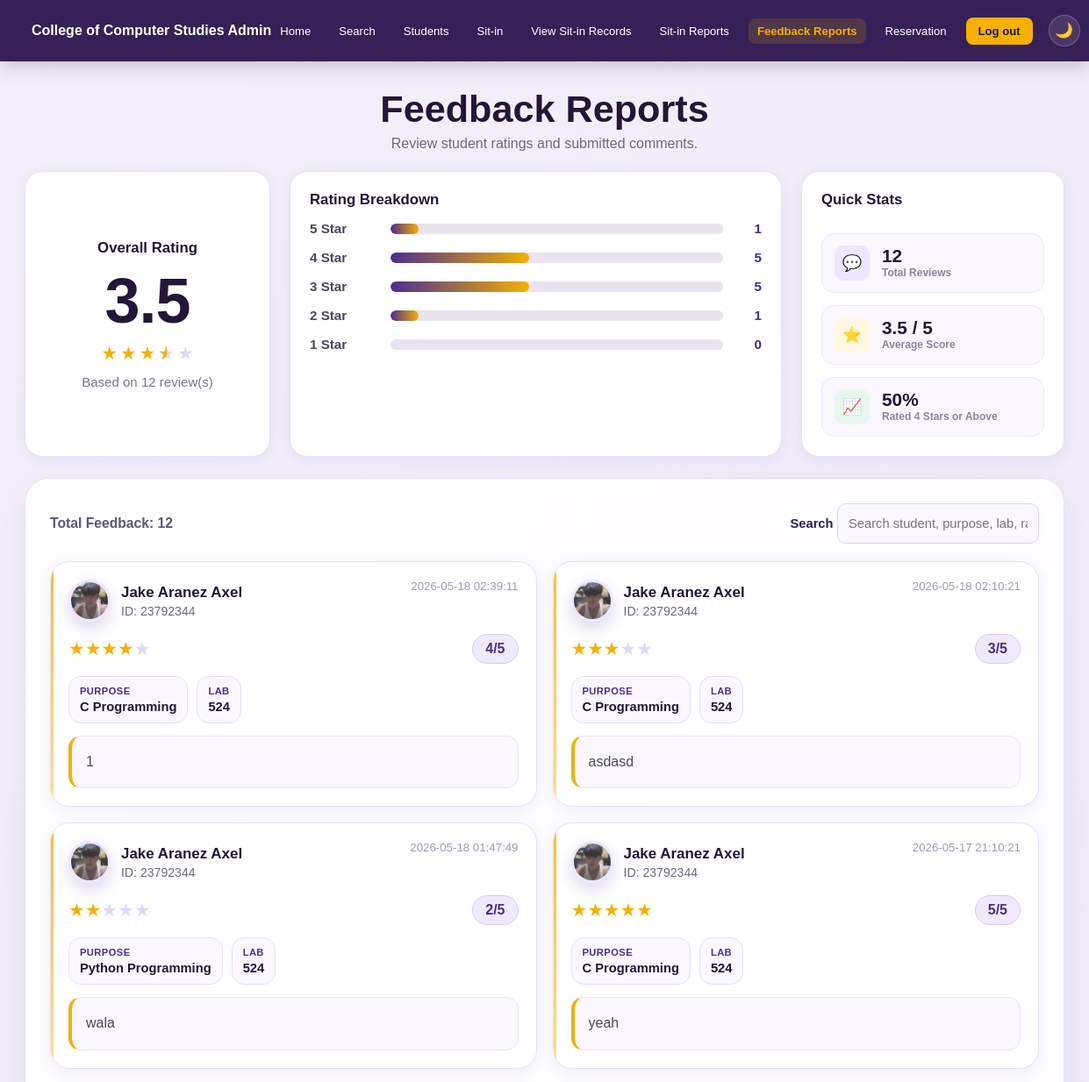
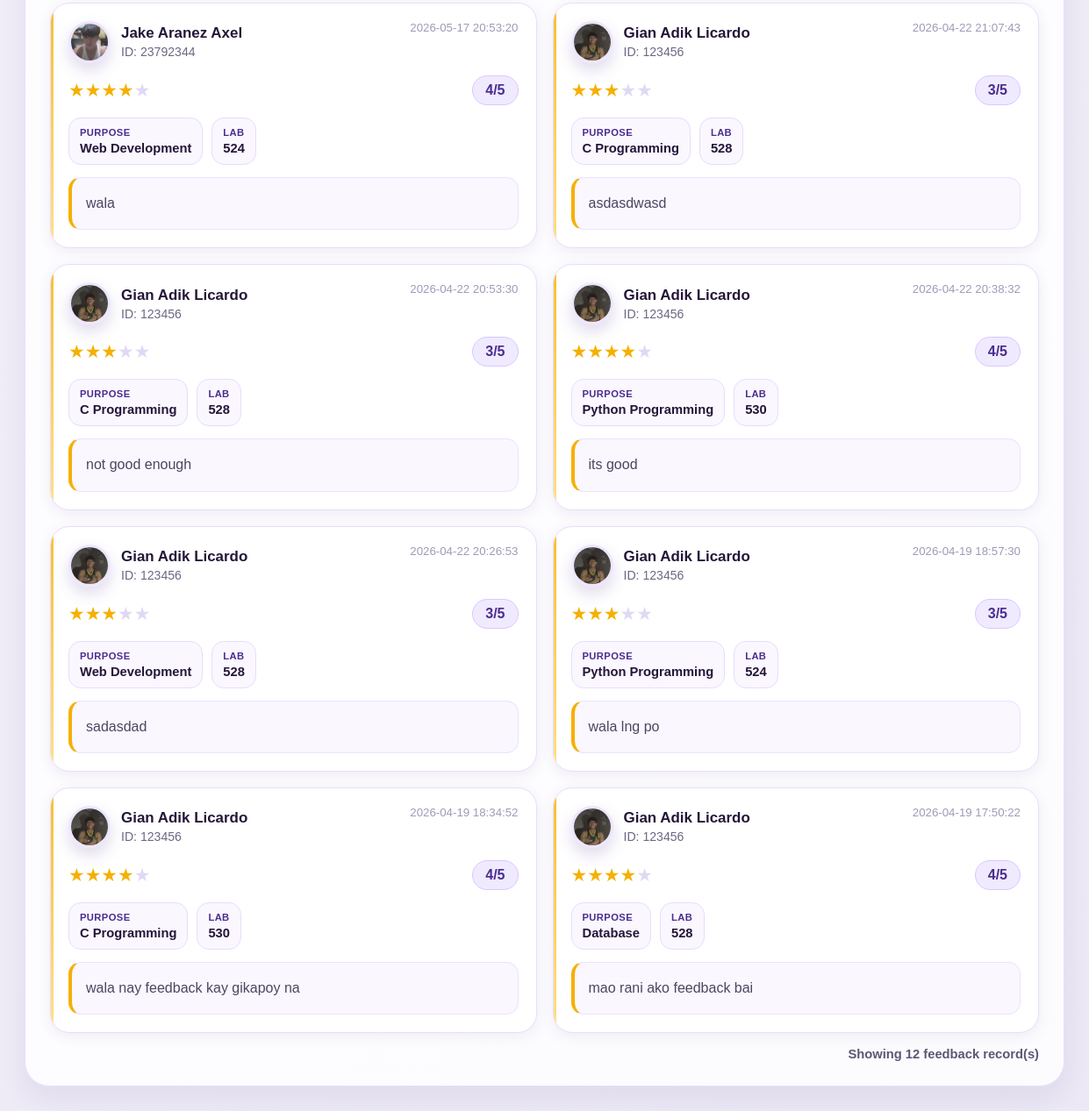
The app's page /feedback_reports (signed in), older data (2 pictures, top to bottom).
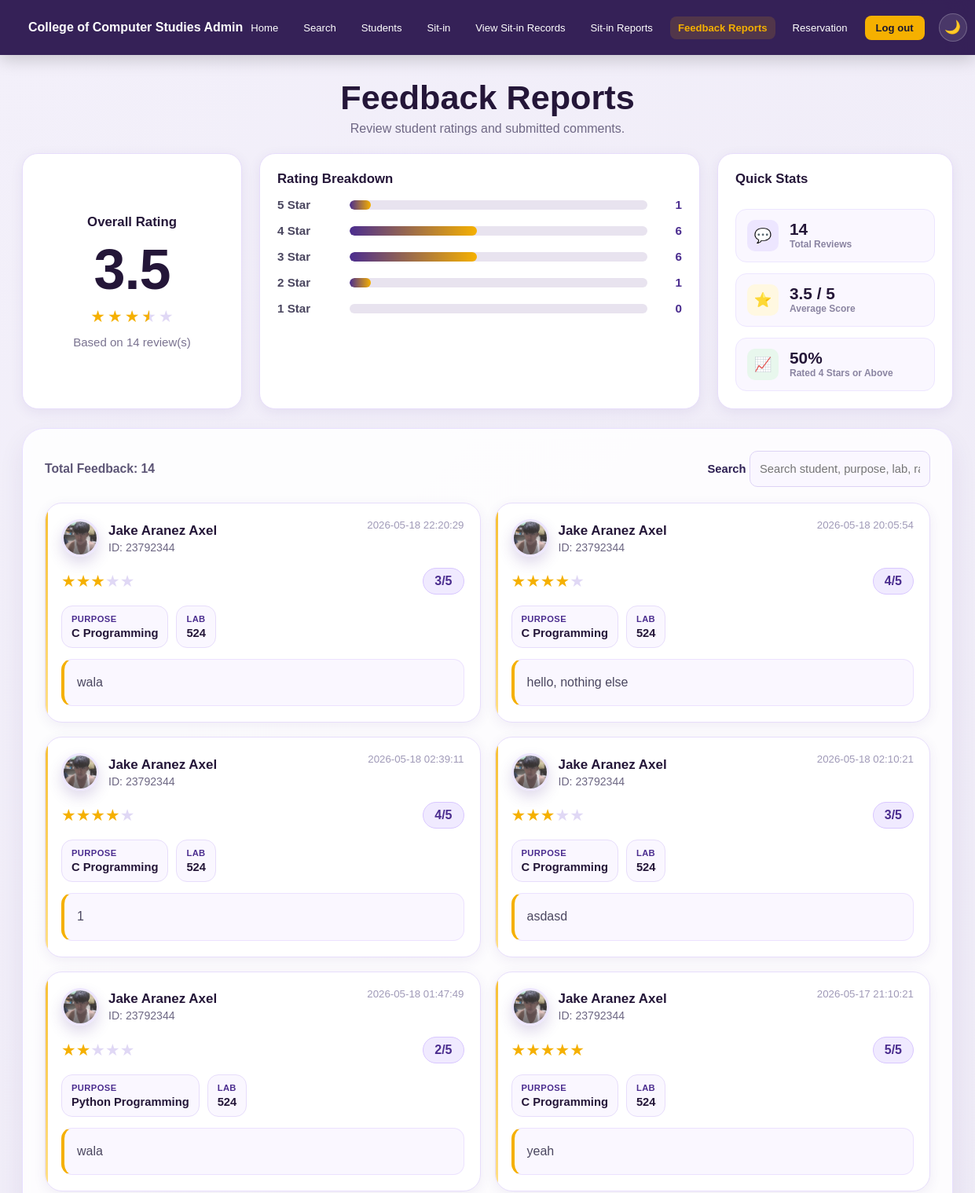
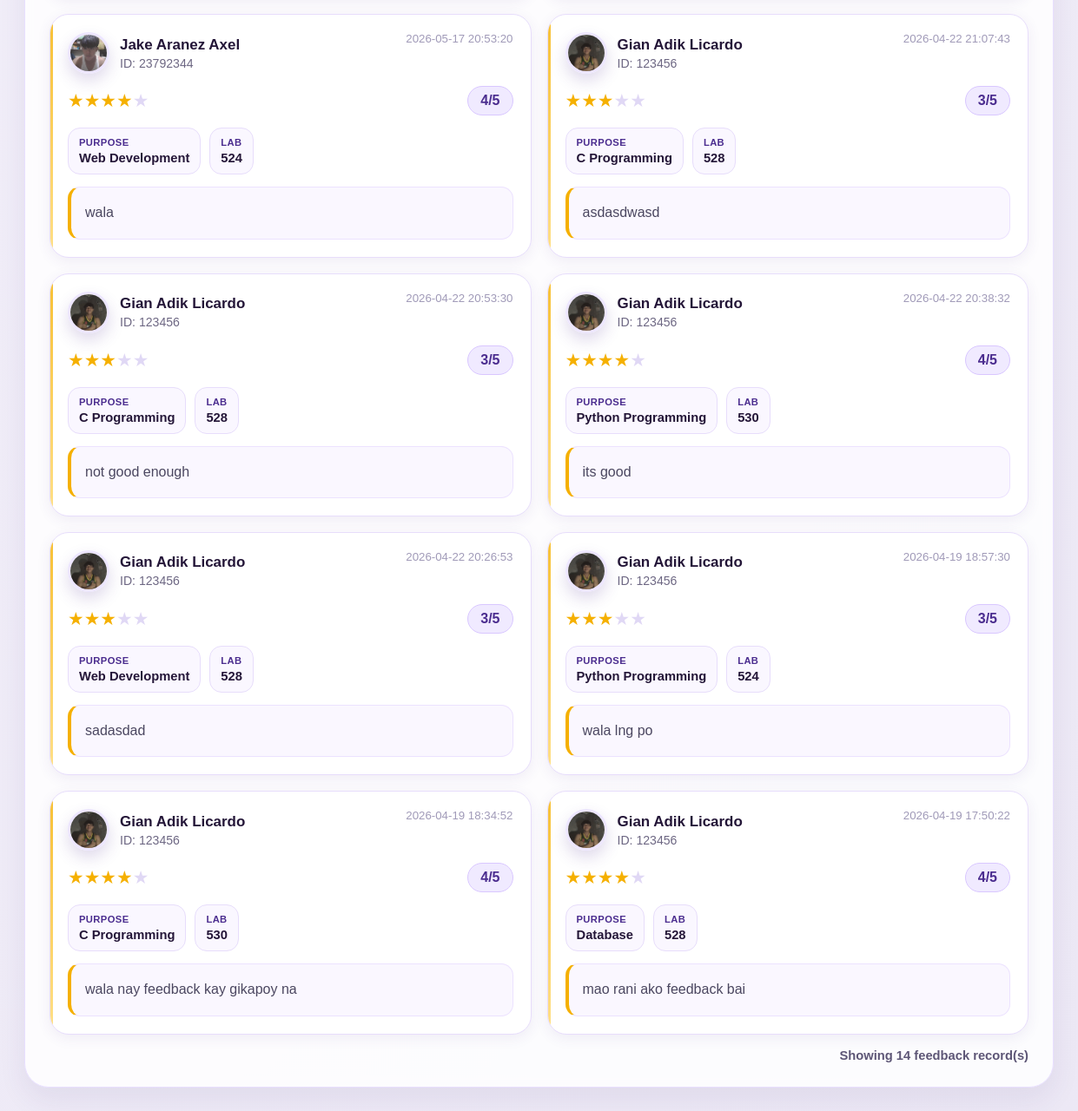
The same page, newer data (2 pictures, top to bottom).
### app.py (models this page shows)
class Feedback(db.Model):
    id = db.Column(db.Integer, primary_key=True)
    student_id = db.Column(db.Integer, db.ForeignKey('student.id'), nullable=False)
    sitin_record_id = db.Column(db.Integer, db.ForeignKey('sit_in_record.id'), nullable=False)
    rating = db.Column(db.Integer, nullable=False)
    feedback_text = db.Column(db.Text, nullable=False)
    created_at = db.Column(
        db.String(50),
        default=lambda: datetime.now().strftime('%Y-%m-%d %H:%M:%S')
    )
    student = db.relationship('Student', backref='feedbacks')
    sitin_record = db.relationship('SitInRecord', backref='feedback_entries')

class Student(db.Model):
    id = db.Column(db.Integer, primary_key=True)
    id_number = db.Column(db.String(50), unique=True, nullable=False)
    last_name = db.Column(db.String(100))
    first_name = db.Column(db.String(100))
    middle_name = db.Column(db.String(100))
    course = db.Column(db.String(50))
    course_level = db.Column(db.String(10))
    email = db.Column(db.String(120), unique=True)
    password = db.Column(db.String(200))
    address = db.Column(db.String(200))
    profile_pic = db.Column(db.String(200), default='default.png')
    remaining_sessions = db.Column(db.Integer, default=30)
    leaderboard_points = db.Column(db.Integer, default=0)
    raw_points = db.Column(db.Float, default=0)
    cleanliness_points = db.Column(db.Integer, default=0)
    hours_points = db.Column(db.Integer, default=0)
    task_points = db.Column(db.Integer, default=0)
    total_hours = db.Column(db.Float, default=0)

class SitInRecord(db.Model):
    id = db.Column(db.Integer, primary_key=True)
    student_id_number = db.Column(db.String(50))
    student_name = db.Column(db.String(150))
    purpose = db.Column(db.String(100))
    sit_lab = db.Column(db.String(50))
    session = db.Column(db.String(50))
    status = db.Column(db.String(20), default='Active')
    login_time = db.Column(
        db.String(50),
        default=lambda: datetime.now().strftime('%Y-%m-%d %H:%M:%S')
    )
    logout_time = db.Column(db.String(50), nullable=True)

### app.py (the view)
@app.route('/feedback_reports')
def feedback_reports():
    if 'admin_id' not in session:
        return redirect(url_for('login'))
    feedbacks = Feedback.query.order_by(Feedback.id.desc()).all()
    total_feedbacks = len(feedbacks)
    ratings = [item.rating for item in feedbacks]
    overall_rating = round(sum(ratings) / total_feedbacks, 1) if total_feedbacks else 0
    avg_rating = overall_rating
    highest_rating = max(ratings) if ratings else 0
    lowest_rating = min(ratings) if ratings else 0
    rating_counts = {5: 0, 4: 0, 3: 0, 2: 0, 1: 0}
    for item in feedbacks:
        if item.rating in rating_counts:
            rating_counts[item.rating] += 1
    return render_template(
        'feedback_reports.html',
        feedbacks=feedbacks,
        total_feedbacks=total_feedbacks,
        overall_rating=overall_rating,
        rating_counts=rating_counts,
        avg_rating=avg_rating,
        highest_rating=highest_rating,
        lowest_rating=lowest_rating
    )

### templates/feedback_reports.html (shortened to what the changed rows need)
<!DOCTYPE html>
<html lang="en">
<head>
    <link rel="stylesheet" href="{{ url_for('static', filename='style.css') }}">
</head>
<body class="admin-page">
<div class="feedback-dashboard-wrap">
    <div class="feedback-dashboard-hero">
        <h1 class="feedback-dashboard-title">Feedback Reports</h1>
    </div>
    <div class="feedback-overview-grid">
        <div class="feedback-overview-card score-card">
            <div class="feedback-overview-header">
                <h2>Overall Rating</h2>
            </div>
            <div class="overall-rating-value">{{ overall_rating }}</div>
            <div class="overall-stars">
                {% set full_stars = overall_rating|int %}
                {% set decimal = overall_rating - full_stars %}
                {% set has_half = 1 if decimal >= 0.5 else 0 %}
                {% set empty_stars = 5 - full_stars - has_half %}
                {% for i in range(full_stars) %}
                    <span class="star filled">★</span>
                {% endfor %}
                {% if has_half %}
                    <span class="star half">★</span>
                {% endif %}
                {% for i in range(empty_stars) %}
                    <span class="star">★</span>
                {% endfor %}
            </div>
            <div class="overall-rating-note">
                Based on {{ total_feedbacks }} review(s)
            </div>
        </div>
        <div class="feedback-overview-card breakdown-card">
            <div class="feedback-overview-header">
                <h2>Rating Breakdown</h2>
            </div>
            {% for rating in [5, 4, 3, 2, 1] %}
                {% set count = rating_counts[rating] %}
                {% if total_feedbacks > 0 %}
                    {% set width_percent = (count / total_feedbacks * 100) %}
                {% else %}
                    {% set width_percent = 0 %}
                {% endif %}
                <div class="rating-row">
                    <div class="rating-label">{{ rating }} Star</div>
                    <div class="rating-bar-track">
                        <div class="rating-bar-fill" style="width: {{ width_percent }}%;"></div>
                    </div>
                    <div class="rating-count">{{ count }}</div>
                </div>
            {% endfor %}
        </div>
        <div class="feedback-overview-card quick-stats-card">
            <div class="feedback-overview-header">
                <h2>Quick Stats</h2>
            </div>
            <div class="quick-stat-item">
                <div class="quick-stat-text">
                    <div class="quick-stat-value">{{ total_feedbacks }}</div>
                    <div class="quick-stat-label">Total Reviews</div>
                </div>
            </div>
        </div>
    </div>
    <div class="feedback-list-panel">
        <div class="feedback-list-toolbar">
            <div class="feedback-list-left">
                <span class="feedback-total-text">
                    Total Feedback: <strong>{{ total_feedbacks }}</strong>
                </span>
            </div>
        </div>
        <div class="feedback-cards-list" id="feedbackCardsList">
            {% for item in feedbacks %}
            <div
                class="student-feedback-card"
                data-name="{{ item.sitin_record.student_name|lower }}"
                data-id="{{ item.sitin_record.student_id_number|lower }}"
                data-purpose="{{ item.sitin_record.purpose|lower }}"
                data-lab="{{ item.sitin_record.sit_lab|string|lower }}"
                data-rating="{{ item.rating }}"
            >
                <div class="student-feedback-top">
                    <div class="student-feedback-profile">
                        {% if item.student.profile_pic and item.student.profile_pic != 'default.png' %}
                            <img
                                src="{{ url_for('static', filename='uploads/' + item.student.profile_pic) }}"
                                alt="Profile"
                                class="student-avatar-image"
                            >
                        {% else %}
                            <div class="student-avatar-circle">
                                {{ item.sitin_record.student_name[:1] }}
                            </div>
                        {% endif %}
                        <div class="student-feedback-meta">
                            <h3 class="student-feedback-name">{{ item.sitin_record.student_name }}</h3>
                            <p class="student-feedback-id">ID: {{ item.sitin_record.student_id_number }}</p>
                        </div>
                    </div>
                    <div class="student-feedback-date">
                        {{ item.created_at }}
                    </div>
                </div>
                <div class="student-feedback-middle">
                    <div class="student-stars">
                        {% for i in range(1, 6) %}
                            {% if i <= item.rating %}
                                <span class="star filled">★</span>
                            {% else %}
                                <span class="star">★</span>
                            {% endif %}
                        {% endfor %}
                    </div>
                    <div class="student-rating-text">{{ item.rating }}/5</div>
                </div>
                <div class="student-feedback-tags">
                    <div class="student-tag">
                        <span class="tag-label">Purpose</span>
                        <span class="tag-value">{{ item.sitin_record.purpose }}</span>
                    </div>
                    <div class="student-tag">
                        <span class="tag-label">Lab</span>
                        <span class="tag-value">{{ item.sitin_record.sit_lab }}</span>
                    </div>
                </div>
                <div class="student-feedback-message">
                    {{ item.feedback_text }}
                </div>
            </div>
            {% else %}
            <div class="empty-records-state">
                No feedback submitted yet.
            </div>
            {% endfor %}
        </div>
        <div class="records-footer">
            <span id="feedbackCountText">Showing {{ total_feedbacks }} feedback record(s)</span>
        </div>
    </div>
</div>
</body>
</html>

Row changes from the older to the newer data that the page shows:
added Feedback: profile_pic (picture), sitin_record.student_name "Jake Aranez Axel", sitin_record.student_id_number "23792344", created_at "2026-05-18 22:20:29", rating "3", sitin_record.purpose "C Programming", sitin_record.sit_lab "524", feedback_text "wala"
added Feedback: profile_pic (picture), sitin_record.student_name "Jake Aranez Axel", sitin_record.student_id_number "23792344", created_at "2026-05-18 20:05:54", rating "4", sitin_record.purpose "C Programming", sitin_record.sit_lab "524", feedback_text "hello, nothing else"
Text that changed along with them:
{{ total_feedbacks }}: "12" → "14"
{{ width_percent }}: 8.333333333333332 → 7.142857142857142 (drawn)
text written by a page script: "Showing 12 feedback record(s)" → "Showing 14 feedback record(s)"
new list line: "4 Star 6"
new list line: "3 Star 6"
list line gone: "4 Star 5"
list line gone: "3 Star 5"
